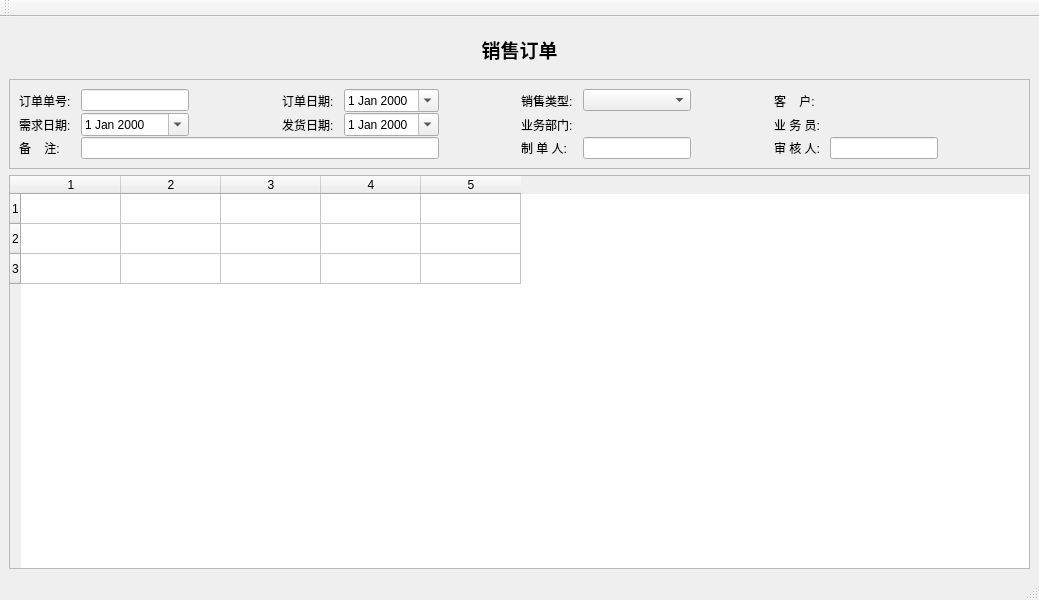
<?xml version="1.0" encoding="UTF-8"?>
<ui version="4.0">
 <class>SaOrderWin</class>
 <widget class="QMainWindow" name="SaOrderWin">
  <property name="geometry">
   <rect>
    <x>0</x>
    <y>0</y>
    <width>1039</width>
    <height>600</height>
   </rect>
  </property>
  <property name="windowTitle">
   <string>MainWindow</string>
  </property>
  <widget class="QWidget" name="centralwidget">
   <layout class="QVBoxLayout" name="verticalLayout_2">
    <item>
     <widget class="QFrame" name="frame_4">
      <property name="frameShape">
       <enum>QFrame::NoFrame</enum>
      </property>
      <property name="frameShadow">
       <enum>QFrame::Plain</enum>
      </property>
      <property name="lineWidth">
       <number>0</number>
      </property>
      <layout class="QHBoxLayout" name="horizontalLayout_4">
       <item>
        <widget class="QLabel" name="label_16">
         <property name="font">
          <font>
           <family>微软雅黑</family>
           <pointsize>14</pointsize>
           <weight>75</weight>
           <bold>true</bold>
          </font>
         </property>
         <property name="text">
          <string>销售订单</string>
         </property>
         <property name="alignment">
          <set>Qt::AlignCenter</set>
         </property>
        </widget>
       </item>
      </layout>
     </widget>
    </item>
    <item>
     <widget class="QFrame" name="frame_2">
      <property name="frameShape">
       <enum>QFrame::StyledPanel</enum>
      </property>
      <property name="frameShadow">
       <enum>QFrame::Plain</enum>
      </property>
      <layout class="QVBoxLayout" name="verticalLayout">
       <property name="spacing">
        <number>1</number>
       </property>
       <item>
        <layout class="QGridLayout" name="headGridLayout">
         <property name="horizontalSpacing">
          <number>10</number>
         </property>
         <item row="0" column="2">
          <spacer name="horizontalSpacer_3">
           <property name="orientation">
            <enum>Qt::Horizontal</enum>
           </property>
           <property name="sizeHint" stdset="0">
            <size>
             <width>40</width>
             <height>20</height>
            </size>
           </property>
          </spacer>
         </item>
         <item row="0" column="1">
          <widget class="QLineEdit" name="noEdit">
           <property name="sizePolicy">
            <sizepolicy hsizetype="Fixed" vsizetype="Fixed">
             <horstretch>0</horstretch>
             <verstretch>0</verstretch>
            </sizepolicy>
           </property>
           <property name="dragEnabled">
            <bool>true</bool>
           </property>
           <property name="readOnly">
            <bool>true</bool>
           </property>
          </widget>
         </item>
         <item row="0" column="4">
          <widget class="QDateEdit" name="dateEdit">
           <property name="sizePolicy">
            <sizepolicy hsizetype="Minimum" vsizetype="Fixed">
             <horstretch>0</horstretch>
             <verstretch>0</verstretch>
            </sizepolicy>
           </property>
           <property name="calendarPopup">
            <bool>true</bool>
           </property>
          </widget>
         </item>
         <item row="0" column="5">
          <spacer name="horizontalSpacer_4">
           <property name="orientation">
            <enum>Qt::Horizontal</enum>
           </property>
           <property name="sizeHint" stdset="0">
            <size>
             <width>40</width>
             <height>20</height>
            </size>
           </property>
          </spacer>
         </item>
         <item row="0" column="8">
          <spacer name="horizontalSpacer_5">
           <property name="orientation">
            <enum>Qt::Horizontal</enum>
           </property>
           <property name="sizeHint" stdset="0">
            <size>
             <width>40</width>
             <height>20</height>
            </size>
           </property>
          </spacer>
         </item>
         <item row="1" column="6">
          <widget class="QLabel" name="label_6">
           <property name="sizePolicy">
            <sizepolicy hsizetype="Fixed" vsizetype="Preferred">
             <horstretch>0</horstretch>
             <verstretch>0</verstretch>
            </sizepolicy>
           </property>
           <property name="text">
            <string>业务部门:</string>
           </property>
          </widget>
         </item>
         <item row="1" column="4">
          <widget class="QDateEdit" name="projectDateEdit">
           <property name="calendarPopup">
            <bool>true</bool>
           </property>
          </widget>
         </item>
         <item row="0" column="0">
          <widget class="QLabel" name="idLabel">
           <property name="sizePolicy">
            <sizepolicy hsizetype="Fixed" vsizetype="Preferred">
             <horstretch>0</horstretch>
             <verstretch>0</verstretch>
            </sizepolicy>
           </property>
           <property name="text">
            <string>订单单号:</string>
           </property>
          </widget>
         </item>
         <item row="1" column="7">
          <widget class="QkSearchEditBox" name="depSearchEditbox">
           <property name="sizePolicy">
            <sizepolicy hsizetype="Minimum" vsizetype="Fixed">
             <horstretch>0</horstretch>
             <verstretch>0</verstretch>
            </sizepolicy>
           </property>
          </widget>
         </item>
         <item row="1" column="1">
          <widget class="QDateEdit" name="demanddDateEdit">
           <property name="sizePolicy">
            <sizepolicy hsizetype="Minimum" vsizetype="Fixed">
             <horstretch>0</horstretch>
             <verstretch>0</verstretch>
            </sizepolicy>
           </property>
           <property name="calendarPopup">
            <bool>true</bool>
           </property>
          </widget>
         </item>
         <item row="0" column="7">
          <widget class="QComboBox" name="busTypeComboBox">
           <property name="sizePolicy">
            <sizepolicy hsizetype="Preferred" vsizetype="Fixed">
             <horstretch>0</horstretch>
             <verstretch>0</verstretch>
            </sizepolicy>
           </property>
          </widget>
         </item>
         <item row="1" column="0">
          <widget class="QLabel" name="label_4">
           <property name="text">
            <string>需求日期:</string>
           </property>
          </widget>
         </item>
         <item row="0" column="9">
          <widget class="QLabel" name="label_3">
           <property name="sizePolicy">
            <sizepolicy hsizetype="Fixed" vsizetype="Preferred">
             <horstretch>0</horstretch>
             <verstretch>0</verstretch>
            </sizepolicy>
           </property>
           <property name="text">
            <string>客    户:</string>
           </property>
          </widget>
         </item>
         <item row="0" column="3">
          <widget class="QLabel" name="label_2">
           <property name="sizePolicy">
            <sizepolicy hsizetype="Fixed" vsizetype="Preferred">
             <horstretch>0</horstretch>
             <verstretch>0</verstretch>
            </sizepolicy>
           </property>
           <property name="text">
            <string>订单日期:</string>
           </property>
          </widget>
         </item>
         <item row="0" column="6">
          <widget class="QLabel" name="label">
           <property name="text">
            <string>销售类型:</string>
           </property>
          </widget>
         </item>
         <item row="1" column="10">
          <widget class="QkSearchEditBox" name="userSearchEditbox">
           <property name="sizePolicy">
            <sizepolicy hsizetype="Fixed" vsizetype="Fixed">
             <horstretch>0</horstretch>
             <verstretch>0</verstretch>
            </sizepolicy>
           </property>
          </widget>
         </item>
         <item row="1" column="3">
          <widget class="QLabel" name="label_5">
           <property name="sizePolicy">
            <sizepolicy hsizetype="Fixed" vsizetype="Preferred">
             <horstretch>0</horstretch>
             <verstretch>0</verstretch>
            </sizepolicy>
           </property>
           <property name="text">
            <string>发货日期:</string>
           </property>
          </widget>
         </item>
         <item row="1" column="9">
          <widget class="QLabel" name="label_12">
           <property name="sizePolicy">
            <sizepolicy hsizetype="Fixed" vsizetype="Preferred">
             <horstretch>0</horstretch>
             <verstretch>0</verstretch>
            </sizepolicy>
           </property>
           <property name="text">
            <string>业 务 员:</string>
           </property>
          </widget>
         </item>
         <item row="1" column="11">
          <spacer name="horizontalSpacer">
           <property name="orientation">
            <enum>Qt::Horizontal</enum>
           </property>
           <property name="sizeHint" stdset="0">
            <size>
             <width>40</width>
             <height>20</height>
            </size>
           </property>
          </spacer>
         </item>
         <item row="0" column="10" colspan="2">
          <widget class="QkSearchEditBox" name="cusSearchEditbox">
           <property name="sizePolicy">
            <sizepolicy hsizetype="Preferred" vsizetype="Fixed">
             <horstretch>0</horstretch>
             <verstretch>0</verstretch>
            </sizepolicy>
           </property>
          </widget>
         </item>
         <item row="2" column="0">
          <widget class="QLabel" name="label_9">
           <property name="text">
            <string>备    注:</string>
           </property>
          </widget>
         </item>
         <item row="2" column="10">
          <widget class="QLineEdit" name="auditEdit">
           <property name="sizePolicy">
            <sizepolicy hsizetype="Fixed" vsizetype="Fixed">
             <horstretch>0</horstretch>
             <verstretch>0</verstretch>
            </sizepolicy>
           </property>
           <property name="readOnly">
            <bool>true</bool>
           </property>
          </widget>
         </item>
         <item row="2" column="9">
          <widget class="QLabel" name="label_10">
           <property name="text">
            <string>审 核 人:</string>
           </property>
          </widget>
         </item>
         <item row="2" column="7">
          <widget class="QLineEdit" name="makerEdit">
           <property name="sizePolicy">
            <sizepolicy hsizetype="Fixed" vsizetype="Fixed">
             <horstretch>0</horstretch>
             <verstretch>0</verstretch>
            </sizepolicy>
           </property>
           <property name="readOnly">
            <bool>true</bool>
           </property>
          </widget>
         </item>
         <item row="2" column="6">
          <widget class="QLabel" name="label_8">
           <property name="text">
            <string>制 单 人:</string>
           </property>
          </widget>
         </item>
         <item row="2" column="1" colspan="4">
          <widget class="QLineEdit" name="memoEdit"/>
         </item>
        </layout>
       </item>
      </layout>
     </widget>
    </item>
    <item>
     <widget class="QTableWidget" name="tableWidget">
      <property name="rowCount">
       <number>3</number>
      </property>
      <property name="columnCount">
       <number>5</number>
      </property>
      <row/>
      <row/>
      <row/>
      <column/>
      <column/>
      <column/>
      <column/>
      <column/>
     </widget>
    </item>
   </layout>
  </widget>
  <widget class="QStatusBar" name="statusbar"/>
  <widget class="QToolBar" name="toolBar">
   <property name="windowTitle">
    <string>toolBar</string>
   </property>
   <attribute name="toolBarArea">
    <enum>TopToolBarArea</enum>
   </attribute>
   <attribute name="toolBarBreak">
    <bool>false</bool>
   </attribute>
  </widget>
 </widget>
 <customwidgets>
  <customwidget>
   <class>QkSearchEditBox</class>
   <extends>QWidget</extends>
   <header>qksearcheditbox.h</header>
  </customwidget>
 </customwidgets>
 <resources/>
 <connections/>
</ui>
